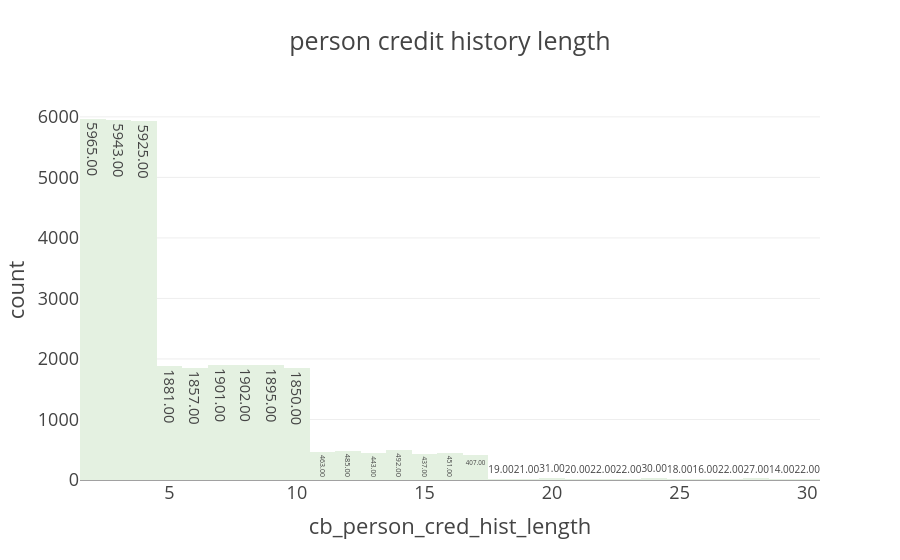

This figure's notebook cell:
### Code cell
fig=px.histogram(data, x = 'cb_person_cred_hist_length', text_auto = '.2f',template = 'presentation', title = 'person credit history length',color_discrete_sequence=px.colors.sequential.Mint)
fig.update_layout()
fig.show()

### Figure 1 — Plotly figure (JSON) as saved in the notebook; plotly's stock layout.template omitted (floating-point values rounded to 4 significant figures; data arrays with more than 128 entries replaced by an {"elided": "..."} marker saying what was removed)
{"data": [{"alignmentgroup": "True", "bingroup": "x", "hovertemplate": "cb_person_cred_hist_length=%{x}<br>count=%{y}<extra></extra>", "legendgroup": "", "marker": {"color": "rgb(228, 241, 225)", "pattern": {"shape": ""}}, "name": "", "offsetgroup": "", "orientation": "v", "showlegend": false, "texttemplate": "%{value:.2f}", "type": "histogram", "x": {"elided": "32581 int values"}, "xaxis": "x", "yaxis": "y"}], "layout": {"barmode": "relative", "legend": {"tracegroupgap": 0}, "title": {"text": "person credit history length"}, "xaxis": {"anchor": "y", "domain": [0, 1], "title": {"text": "cb_person_cred_hist_length"}}, "yaxis": {"anchor": "x", "domain": [0, 1], "title": {"text": "count"}}}}
